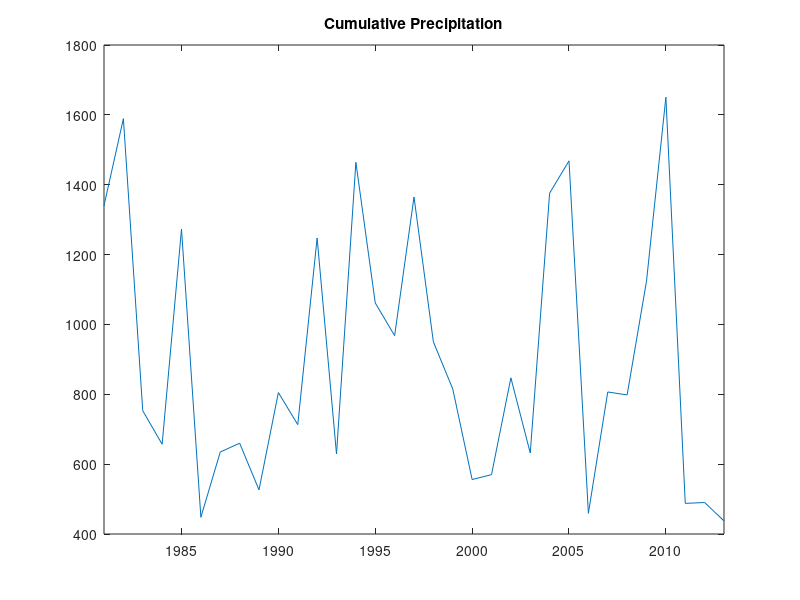
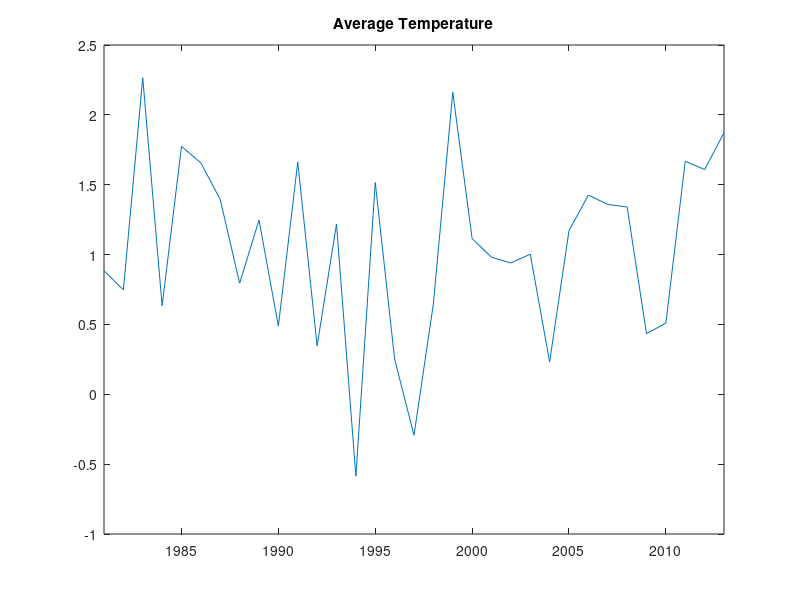
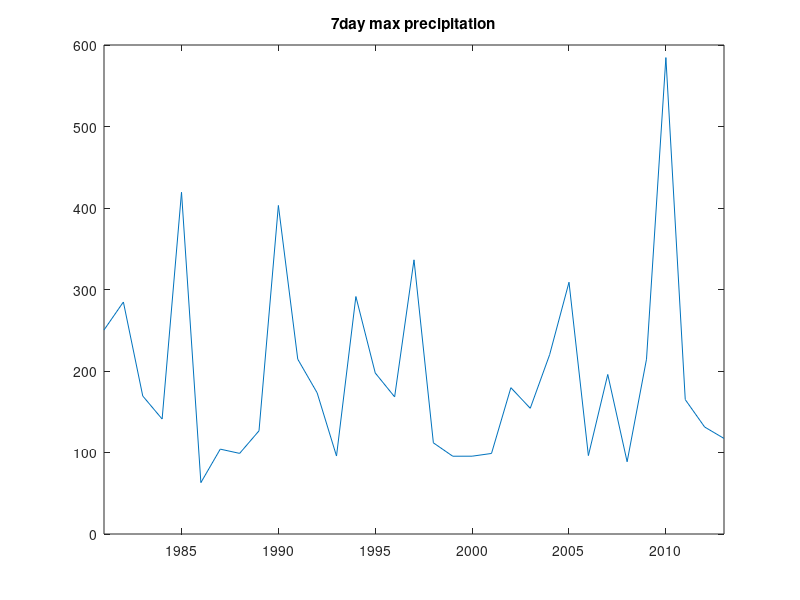

MATLAB code to generate these figures, in order:
%Ruta Basijokaite

clear all; 

%Bear Lake
% Latitude and WS size
lat = 37.33939; % latitude at outlet
W_size = 142.19; % basin size in km2

% Load the data files
load Data_Bear_Lake.mat; %data nldas
dataset = Data_Bear_Lake; 
% load Data_Qflow_Bear_Lake.mat; %streamflow
% Streamflow = ((Data_Qflow_Bear_Lake(:,4)*0.0283168)/(W_size*10^6))*1000*3600*24; %from ft3/s to mm/day              
%                                            %m3/s         m/s         mm/day ;                                                       
year = dataset(:,1);
month = dataset(:,2);
day = dataset(:,3);

precip=dataset(:,6);
tempaver=(dataset(:,9)+ dataset(:,10))/2;

da = 0;
Prec_WatY=zeros(33,365);
Temp_WatY=zeros(33,365);
for j=1981:2013 %1980:2014
        [x, ~]=find(year==j & month == 10 & day == 1);
        [y, ~]=find(year==(j+1) & month == 9 & day == 30);
        
        da=da+1;
        Prec_WatY(da,1:length(precip(x:y)))=precip(x:y,1)';
        Prec_WatY_aver(da,1)=mean(precip(x:y,1));
        Prec_WatY_cum(da,1)=sum(precip(x:y,1));
        Temp_WatY(da,1:length(precip(x:y)))=tempaver(x:y,1)';
        Temp_WatY_aver(da,1)=mean(tempaver(x:y,1));
        
end

% 7 day moving window
for i=4:(length(precip)-3)
    Prec_7day(i)=precip(i)+precip(i-3)+precip(i-2)+precip(i-1)+precip(i+1)+precip(i+2)+precip(i+3);
end
count=0;
for j=1981:2013 %1980:2014
        [x, xx]=find(year==j & month == 10 & day == 1);
        [y, yy]=find(year==(j+1) & month == 9 & day == 30);
        count=count+1;
        [Prec_7day_max(count,1),Prec_7day_max(count,2)]=max(Prec_7day(1,x:y));
        
end

figure; set(gcf,'color','w');
plot(Prec_WatY_cum); xlim([1 33]);
title('Cumulative Precipitation');xticks([5 10 15 20 25 30]);
xticklabels({'1985','1990','1995','2000','2005','2010'});

figure; set(gcf,'color','w');
plot(Temp_WatY_aver); xlim([1 33]);
title('Average Temperature');xticks([5 10 15 20 25 30]);
xticklabels({'1985','1990','1995','2000','2005','2010'});

figure; set(gcf,'color','w');
plot(Prec_7day_max(:,1)); title('7day max precipitation'); xlim([1 33]);
xticks([5 10 15 20 25 30]);
xticklabels({'1985','1990','1995','2000','2005','2010'});


% figure; set(gcf,'color','w');
% subplot(2,2,1);
% plot(Temp_WatY_aver); title('Temperature average');
% subplot(2,2,2);
% boxplot(Temp_WatY'); title ('Temperature values');
% subplot(2,2,3);
% plot(Prec_WatY_cum); title('Precipitation cumulative');
% subplot(2,2,4);
% boxplot(Prec_WatY'); title ('Precipitation values');

